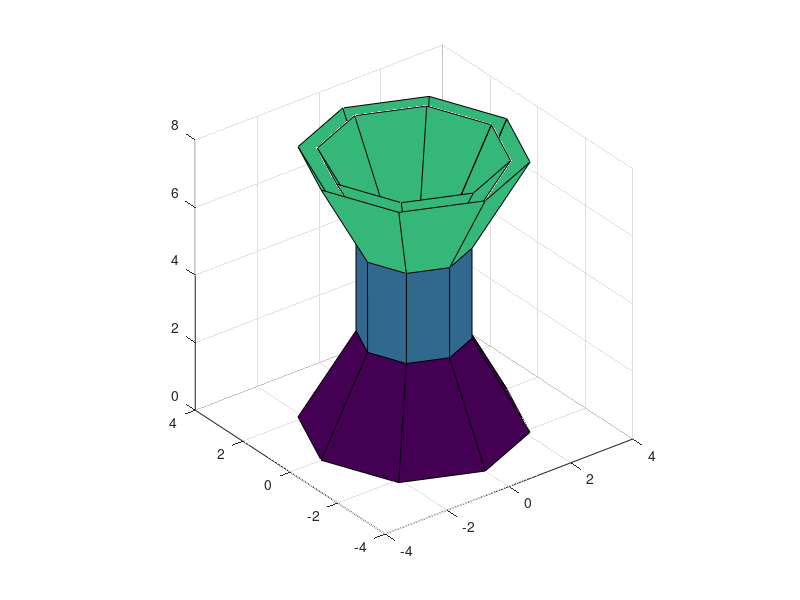

Here is the MATLAB script that generated this plot:
clear; clf;
T=linspace(0,2*pi,4);

% Superficie interna
F = 1.5 + cos(T);
[X,Y,Z] = cylinder(F,8); Z=8*Z;
surf(X,Y,Z); axis equal; hold on;

% Superficie externa
G = 2 + cos(T);
[X,Y,Z] = cylinder(G,8); Z=8*Z;
surf(X,Y,Z);